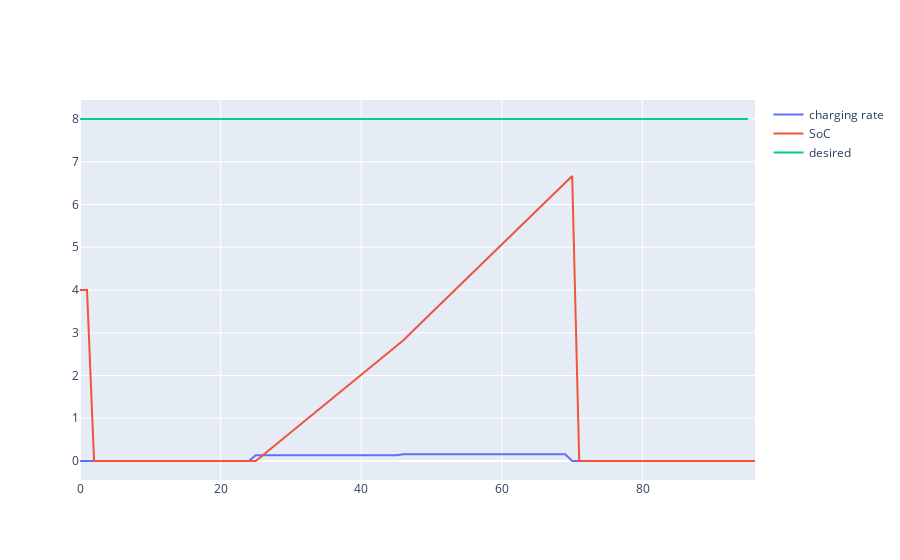

Notebook source saved alongside this figure:
### Code cell
x = df['x']
idx = 40
figure = go.Figure()
figure.add_trace(go.Scatter(y=u[idx,:],name='charging rate'))
figure.add_trace(go.Scatter(y=x[idx,:],name='SoC'))
figure.add_trace(go.Scatter(y=[final_plan[idx] for _ in range(96)],name='desired'))
print(np.sum(u[idx,:]), x[idx,-1]-x[idx,0])
figure.show()

### Figure 1 — Plotly figure (JSON) as saved in the notebook; plotly's stock layout.template omitted (floating-point values rounded to 4 significant figures)
{"data": [{"name": "charging rate", "type": "scatter", "y": [0, 0, 0, 0, 0, 0, 0, 0, 0, 0, 0, 0, 0, 0, 0, 0, 0, 0, 0, 0, 0, 0, 0, 0, 0, 0.1346, 0.1346, 0.1346, 0.1346, 0.1346, 0.1346, 0.1346, 0.1346, 0.1346, 0.1346, 0.1346, 0.1346, 0.1346, 0.1346, 0.1346, 0.1346, 0.1346, 0.1346, 0.1346, 0.1346, 0.1346, 0.16, 0.16, 0.16, 0.16, 0.16, 0.16, 0.16, 0.16, 0.16, 0.16, 0.16, 0.16, 0.16, 0.16, 0.16, 0.16, 0.16, 0.16, 0.16, 0.16, 0.16, 0.16, 0.16, 0.16, 0, 0, 0, 0, 0, 0, 0, 0, 0, 0, 0, 0, 0, 0, 0, 0, 0, 0, 0, 0, 0, 0, 0, 0, 0, 0]}, {"name": "SoC", "type": "scatter", "y": [4, 4, 0, 0, 0, 0, 0, 0, 0, 0, 0, 0, 0, 0, 0, 0, 0, 0, 0, 0, 0, 0, 0, 0, 0, 0, 0.1346, 0.2692, 0.4038, 0.5384, 0.673, 0.8076, 0.9422, 1.077, 1.211, 1.346, 1.481, 1.615, 1.75, 1.884, 2.019, 2.154, 2.288, 2.423, 2.557, 2.692, 2.827, 2.987, 3.147, 3.307, 3.467, 3.627, 3.787, 3.947, 4.107, 4.267, 4.427, 4.587, 4.747, 4.907, 5.067, 5.227, 5.387, 5.547, 5.707, 5.867, 6.027, 6.187, 6.347, 6.507, 6.667, 0, 0, 0, 0, 0, 0, 0, 0, 0, 0, 0, 0, 0, 0, 0, 0, 0, 0, 0, 0, 0, 0, 0, 0, 0, 0]}, {"name": "desired", "type": "scatter", "y": [8, 8, 8, 8, 8, 8, 8, 8, 8, 8, 8, 8, 8, 8, 8, 8, 8, 8, 8, 8, 8, 8, 8, 8, 8, 8, 8, 8, 8, 8, 8, 8, 8, 8, 8, 8, 8, 8, 8, 8, 8, 8, 8, 8, 8, 8, 8, 8, 8, 8, 8, 8, 8, 8, 8, 8, 8, 8, 8, 8, 8, 8, 8, 8, 8, 8, 8, 8, 8, 8, 8, 8, 8, 8, 8, 8, 8, 8, 8, 8, 8, 8, 8, 8, 8, 8, 8, 8, 8, 8, 8, 8, 8, 8, 8, 8]}], "layout": {}}
